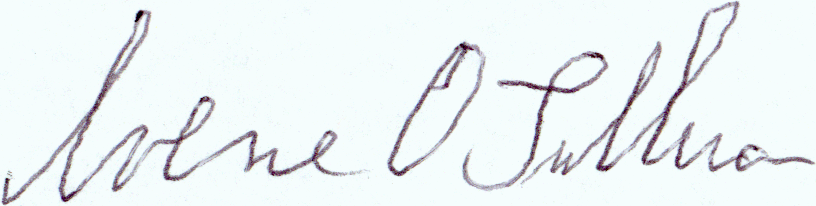
#> input picture TrainingSet/Offline Forgeries/0102014_01.png, 816 x 206 px, found by its file name; its folder holds 4 pictures in this run
$ python proc.py
#> lines starting #> are read from the running program, lines starting #| are printed output that depends on the picture
#Packages
import numpy as np
import cv2
import matplotlib.pyplot as plt
import pandas as pd
import os
import tqdm #percentage bar for tasks
import random
from PIL import Image

def test_view_img(file):
    ims=np.load(file);
    a,b,c,d = ims
    i = Image.fromarray(a[100])
    i.show()
#    plt.imshow(a[100])

def getImg(path,img):
#> called with img = '0102014_01.png'
     img = cv2.imread(path,cv2.IMREAD_ANYCOLOR)
#> img is the input picture: shape (206, 816, 3); mean B, G, R 243, 241.6, 235.4
     img = pp(path,img)
     return img

def pp(path,img):
        img = cv2.resize(img,(IMG_SIZE*2,IMG_SIZE),cv2.INTER_AREA)
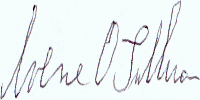
#> img: shape (100, 200, 3); mean of channels 0, 1, 2 242.9, 241.5, 235.4; drawn as B, G, R
        return img

def create_data_set(TRAIN_DIR_f,TRAIN_DIR_g):
    data_set = []
    for img in tqdm.tqdm(os.listdir(TRAIN_DIR_f)):
        path = os.path.join(TRAIN_DIR_f,img)
        img0 = getImg(path,img)
        data_set.append([np.array(img0),[0]])
#> pass 2 of the loop in create_data_set, `for img in tqdm.tqdm(os.listdir(TRAIN_DIR_f)):`:
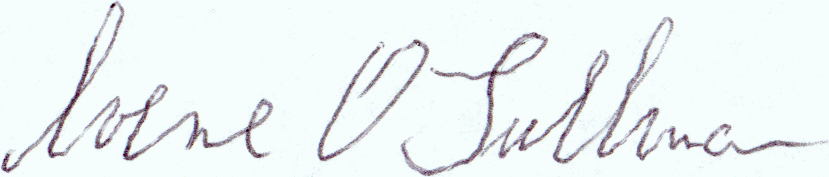
#> input picture TrainingSet/Offline Forgeries/0102014_02.png, 829 x 177 px, found by its file name
#> in getImg, img is the input picture: shape (177, 829, 3); mean B, G, R 243.8, 242.6, 236.2
#> in pp (call 2), `img = cv2.resize(img,(IMG_SIZE*2,IMG_SIZE),cv2.INTER_AREA)`:
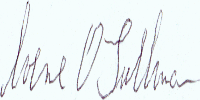
#> img: shape (100, 200, 3); mean of channels 0, 1, 2 243.8, 242.6, 236.2; drawn as B, G, R
#> pass 3 of the loop in create_data_set, `for img in tqdm.tqdm(os.listdir(TRAIN_DIR_f)):`:
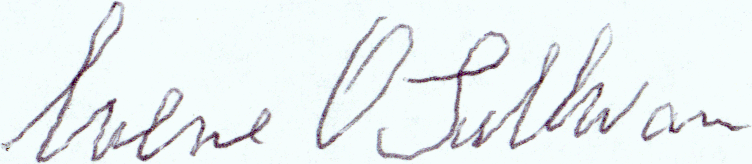
#> input picture TrainingSet/Offline Forgeries/0102014_04.png, 752 x 164 px, found by its file name
#> in getImg, img is the input picture: shape (164, 752, 3); mean B, G, R 242.1, 240.8, 234.6
#> in pp (call 3), `img = cv2.resize(img,(IMG_SIZE*2,IMG_SIZE),cv2.INTER_AREA)`:
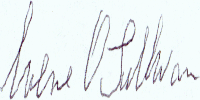
#> img: shape (100, 200, 3); mean of channels 0, 1, 2 242.1, 240.7, 234.5; drawn as B, G, R
#> the loop made 4 passes; the first 3 are shown

#> (the run stopped early here; a loop or call above may not have finished)
